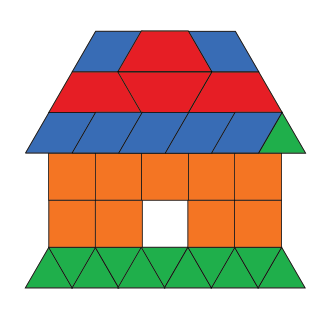
#> input picture images/image3.png, 334 x 310 px, found by its file name
$ jupyter execute 'preprocess image3.ipynb'
#> lines starting #> are read from the running program, lines starting #| are printed output that depends on the picture; after the words box and inside, x2 and y2 are one past the last pixel; in counts of white or black regions, pixels touching at a corner belong together
[cell 1]
import cv2

[cell 2]
import numpy as np

[cell 3]
import matplotlib.pyplot as plt

[cell 4]
def show(title, img):
    plt.figure(figsize=(4,4))
    plt.title(title)
    plt.imshow(img, cmap='gray')
    plt.axis('off')
    plt.show()

[cell 5]
img = cv2.imread("image3.png")
#> img is the input picture: shape (310, 334, 3); mean B, G, R 157, 172.5, 196
img = cv2.cvtColor(img, cv2.COLOR_BGR2RGB)
show("Original", img)

[cell 6]
resized = cv2.resize(img, (600, 600))
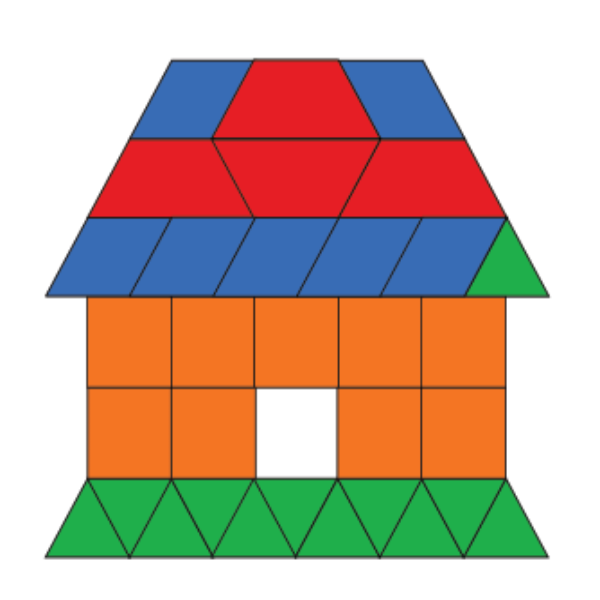
#> resized: shape (600, 600, 3); mean R, G, B 196, 172.5, 157
show("Resized", resized)

[cell 7]
gray = cv2.cvtColor(resized, cv2.COLOR_RGB2GRAY)
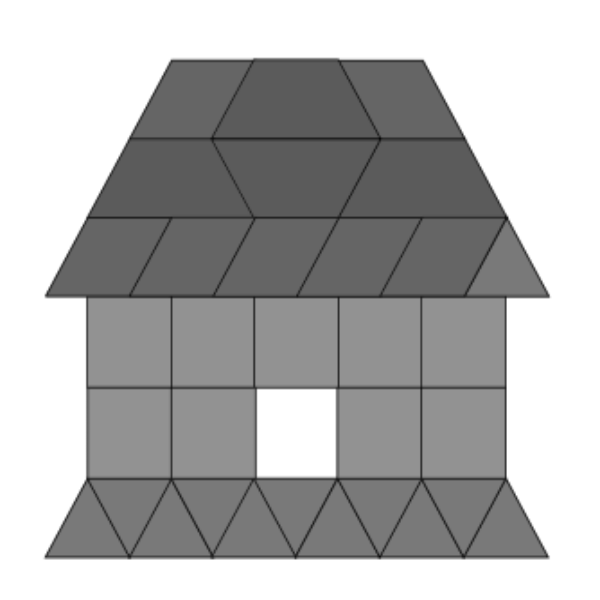
#> gray: shape (600, 600); min 10, max 255, mean 177.9
show("Grayscale", gray)

[cell 8]
blur = cv2.GaussianBlur(gray, (5, 5), 0)
show("Gaussian Blur", blur)

[cell 9]
_, otsu = cv2.threshold(blur, 0, 255, cv2.THRESH_BINARY + cv2.THRESH_OTSU)
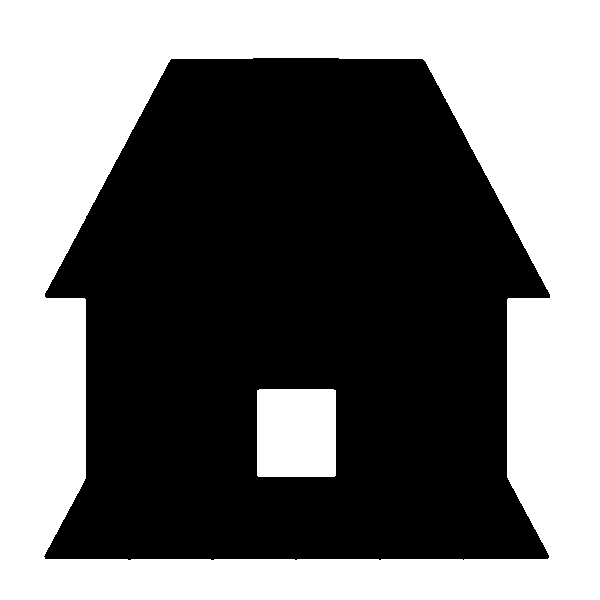
#> otsu: shape (600, 600); 45.1% white; 2 white regions, box (x1, y1, x2, y2) and area: (0, 0, 600, 600) 155520, (257, 389, 336, 477) 6946
show("Otsu Threshold", otsu)

[cell 10]
adaptive = cv2.adaptiveThreshold(
    blur, 255,
    cv2.ADAPTIVE_THRESH_GAUSSIAN_C,
    cv2.THRESH_BINARY,
    11, 2
)
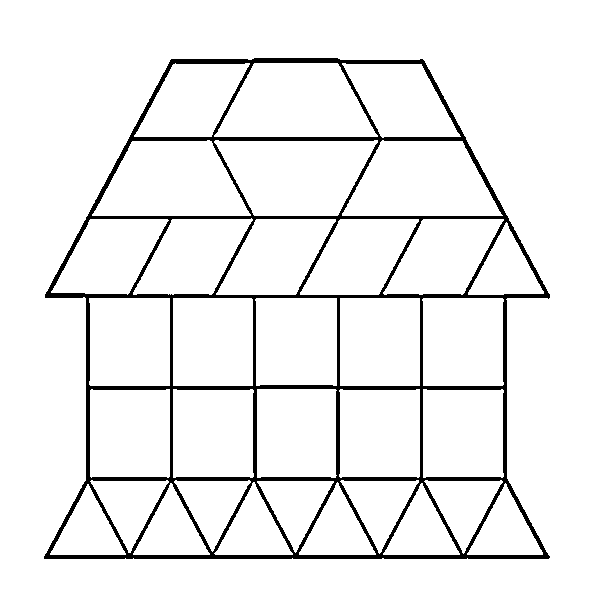
#> adaptive: shape (600, 600); 93.7% white; 1 black region, box (x1, y1, x2, y2) and area: (44, 58, 550, 559) 22667
show("Adaptive Threshold", adaptive)

[cell 11]
edges = cv2.Canny(blur, 80, 150)
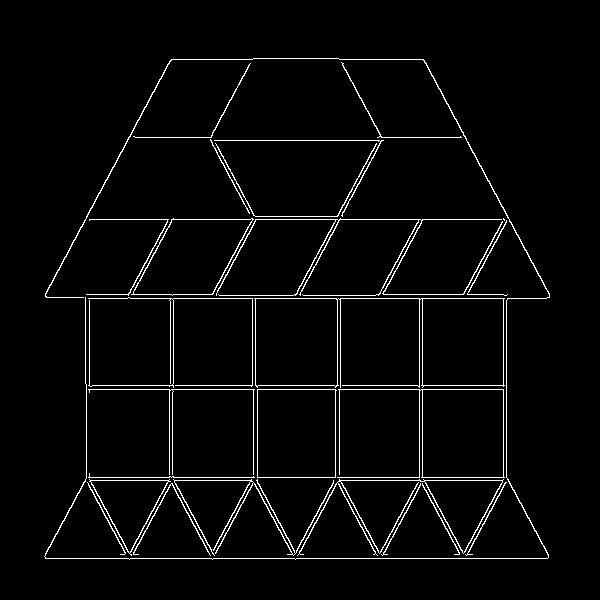
#> edges: shape (600, 600); 3.1% white in thin lines or dots, all inside (x1, y1, x2, y2) = (44, 58, 550, 560)
show("Canny Edges", edges)

[cell 12]
contours, _ = cv2.findContours(edges, cv2.RETR_EXTERNAL, cv2.CHAIN_APPROX_SIMPLE)
#> contours = 25 contours, 4 with area under 20; largest, box (x1, y1, x2, y2) and area: (254, 298, 505, 388) 14194, (337, 389, 505, 478) 7132, (257, 389, 337, 478) 6865, (131, 218, 254, 296) 6042, (297, 479, 504, 556) 3080
output = resized.copy()
cv2.drawContours(output, contours, -1, (255, 0, 0), 2)
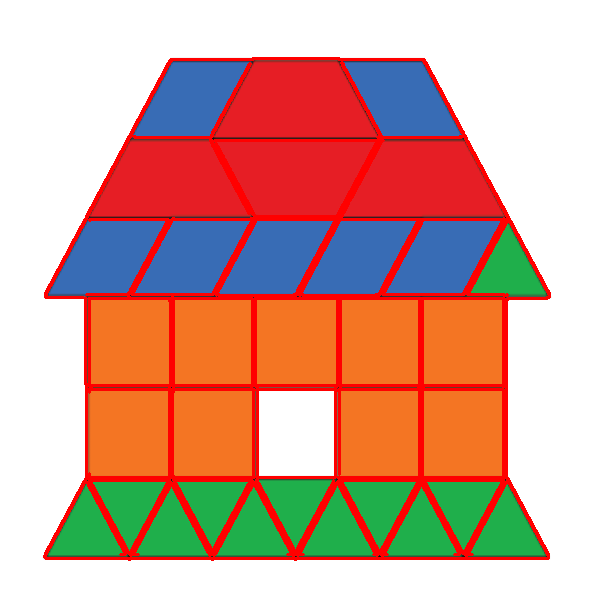
#> output: shape (600, 600, 3); 8.9% of pixels changed, all inside (x1, y1, x2, y2) = (43, 57, 551, 561)
show("Contours Detected", output)
print("Contours found:", len(contours))
#| Contours found: 25

$ run again, with images/image1.png copied over images/image3.png
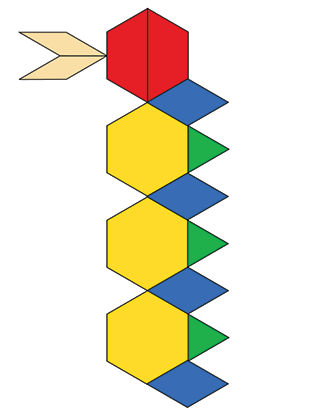
#> input picture images/image1.png, 329 x 412 px, found by its file name
#> img is the input picture: shape (412, 329, 3); mean B, G, R 207, 227.4, 234.4
#> otsu: shape (600, 600); 85.9% white; 1 black region, box (x1, y1, x2, y2) and area: (35, 11, 418, 594) 50798
#> adaptive: shape (600, 600); 96.1% white; 1 black region, box (x1, y1, x2, y2) and area: (33, 11, 419, 594) 14034
#> `edges = cv2.Canny(blur, 80, 150)`:
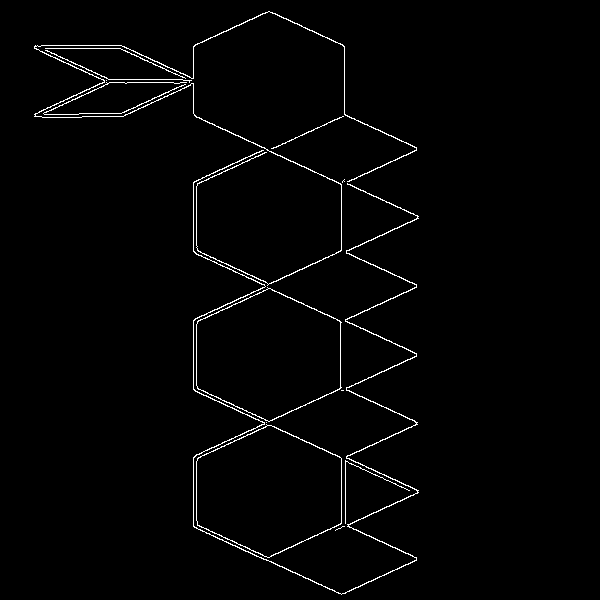
#> edges: shape (600, 600); 1.6% white in thin lines or dots, all inside (x1, y1, x2, y2) = (34, 11, 419, 595)
#> contours = 14 contours, 7 with area under 20; largest, box (x1, y1, x2, y2) and area: (196, 424, 342, 558) 14434, (196, 287, 342, 422) 14428, (193, 150, 419, 595) 571, (34, 11, 417, 286) 365, (43, 82, 187, 115) 39, (271, 116, 344, 149) 22, (45, 50, 192, 83) 21
#> `cv2.drawContours(output, contours, -1, (255, 0, 0), 2)`:
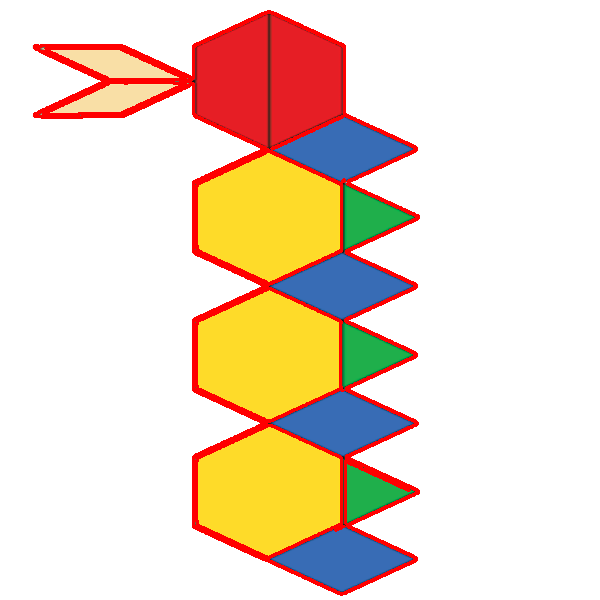
#> output: shape (600, 600, 3); mean R, G, B 238.6, 219.4, 200.7
#| Contours found: 14

$ run again, with images/image2.png copied over images/image3.png
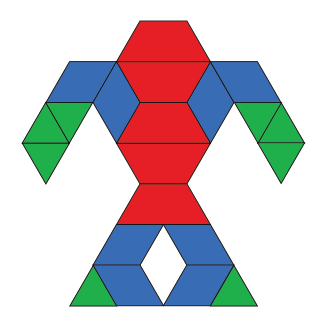
#> input picture images/image2.png, 322 x 334 px, found by its file name
#> img is the input picture: shape (334, 322, 3); mean B, G, R 199.6, 195.5, 204.6
#> otsu: shape (600, 600); 64.2% white; 1 black region, box (x1, y1, x2, y2) and area: (40, 36, 569, 551) 128732
#> adaptive: shape (600, 600); 94.9% white; 1 black region, box (x1, y1, x2, y2) and area: (40, 36, 569, 552) 18255
#> `edges = cv2.Canny(blur, 80, 150)`:
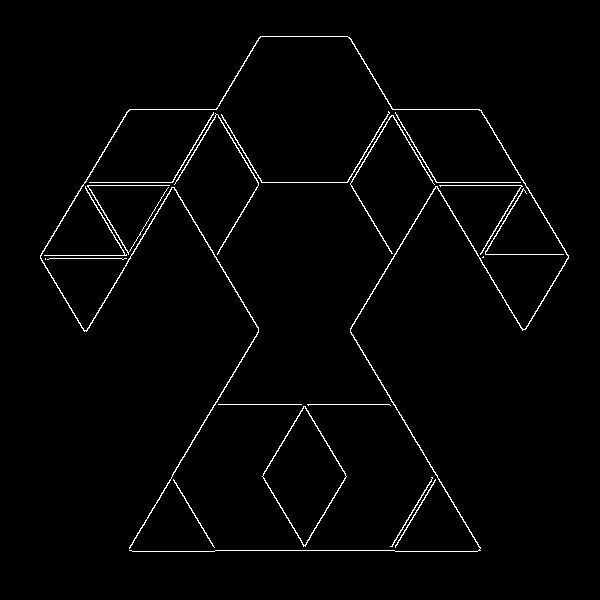
#> edges: shape (600, 600); 1.8% white in thin lines or dots, all inside (x1, y1, x2, y2) = (40, 36, 569, 552)
#> contours = 19 contours, 5 with area under 20; largest, box (x1, y1, x2, y2) and area: (262, 406, 347, 547) 5991, (40, 36, 569, 552) 942, (174, 113, 259, 255) 117, (350, 115, 435, 254) 116, (221, 111, 390, 183) 78
#> `cv2.drawContours(output, contours, -1, (255, 0, 0), 2)`:
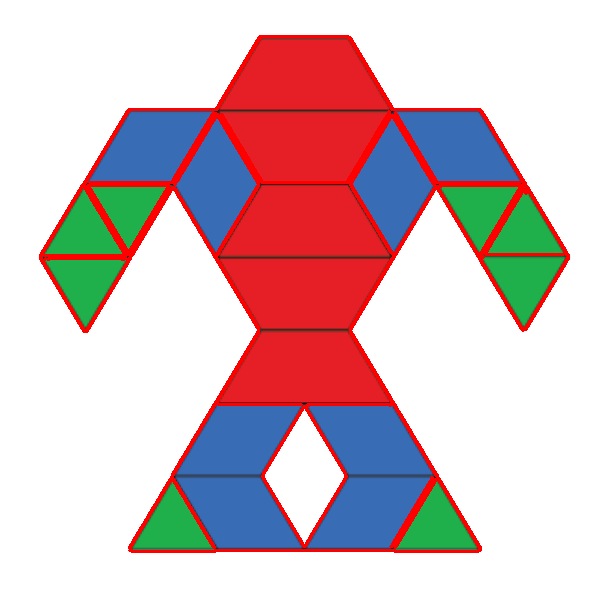
#> output: shape (600, 600, 3); mean R, G, B 211.7, 188.4, 192.7
#| Contours found: 19
